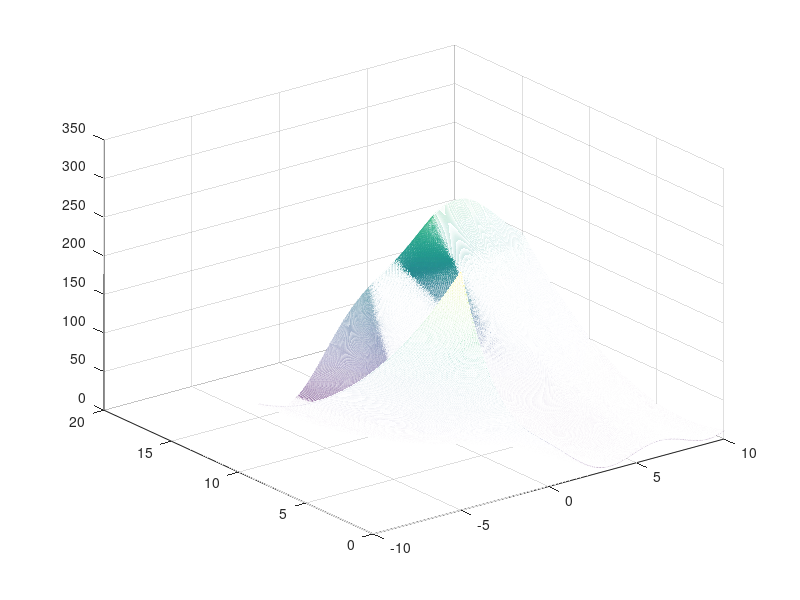
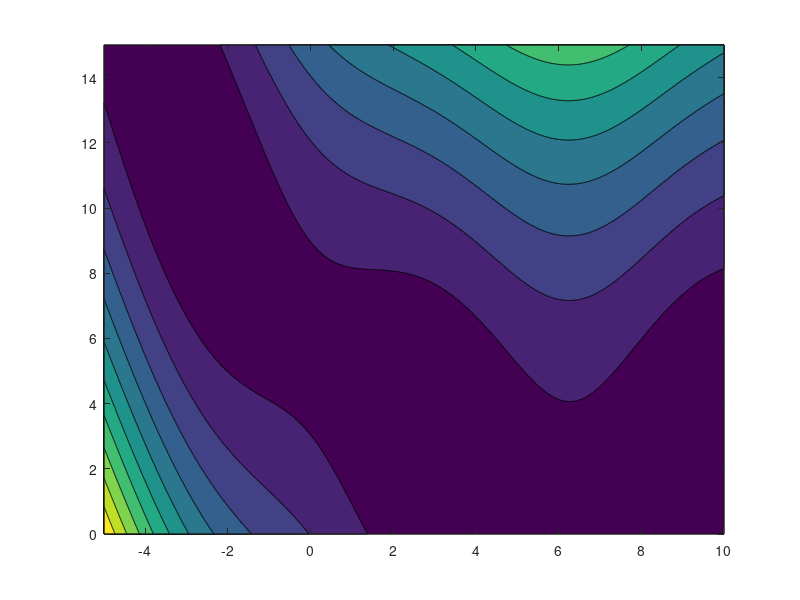

Reproduce these figures in MATLAB, in order. (Note: this script raises an error after producing the figures.)
clear all
close all
clc

X1=-5:0.01:10;
X2= 0:0.01:15;
[x1,x2]=meshgrid(X1,X2);
a=1;
b=5.1/(4*pi^2);
c=5/pi;
d=6;
g=10;
h=1/(8*pi);
F=a*(x2-(b*x1.^2)+(c*x1)-d).^2+g*(1-h)*cos(x1)+g;
realFMin = min(min(F))

mesh(x1,x2,F)
figure
contourf(x1,x2,F)
hold on

%% Newton-Raphson
fprintf('Newton-Raphson Algorithm\n');
x=[-1,1];
%%x=[9,3];
%%x=[-4;10];
epsilon=10^(-3);

tic
%%fprintf('k=1, x1=%f, x2=%f, f(x)=%f\n',x(1),x(2),func(x))
%%plot(x(1),x(2),'r.')
x_next = x-inv(hessianofbranin(x))*gradofbranin(x);
%%fprintf('k=2, x1=%f, x2=%f, f(x)=%f, abs. error=%f\n',x_next(1),x_next(2),func(x_next),abs(func(x_next)-func(x)));
%%plot(x_next(1),x_next(2),'r*');
k=1;
%while(abs(func(x_next)-func(x))>epsilon)
while(norm(gradofbranin(x_next))>epsilon)
   x=x_next;
   x_next=x-inv(hessianofbranin(x))*gradofbranin(x);
   fprintf('k=%d,x1=%f,x2=%f,f(x)=%f, error=%f\n', k , x_next(1),x_next(2),func(x_next),norm(gradofbranin(x_next)))
   plot(x_next(1),x_next(2),'r*')
   k=k+1;
end
toc
title('Newton-Raphson Algorithm')
set(gca,'fontsize',35)
set(findobj(gca, 'Type', 'Line', 'Linestyle', '--'), 'LineWidth', 2);

%% Hestenes-Stiefel Algorithm
fprintf('Hestenes-Stiefel Algorithm\n');
x=[-1,1];
tic
fprintf('k=1, x1=%f, x2=%f,f(x)=%f\n',x(1),x(2),func(x))
g= gradfunc(x);
d=-g;

% alpha argmin procedure
alpha=0:0.01:1;
funcalpha=zeros(length(alpha),1);
for i=1:length(alpha)
    funcalpha(i)=func(x+alpha(i)*d);
end
[val, ind]= min(funcalpha);
alpha = alpha(ind);
% end of alpha procedure

x_next = x+alpha*d;
g_next = gradofbranin(x_next);
beta = (g_next'*(g_next-g))/(d'*(g_next-g));
d_next = -g_next+beta*d;
fprintf('k=2, x1=%f, x2=%f,f(x)=%f, abs. error=%f\n',x_next(1),x_next(2),func(x_next),abs(func(x_next)-func(x)))

k=3;
while(norm(gradofbranin(x_next))>epsilon)
    % if (norm(powellSingularGradient(x_next))=epsilon)
    %     break;
    % end
    x = x_next;
    g = g_next;
    d = d_next;

    % alpha argmin procedure
    alpha=0:0.01:1;
    funcalpha=zeros(length(alpha),1);
    for i=1:length(alpha)
        funcalpha(i)=func(x+alpha(i)*d);
    end
    [val, ind]= min(funcalpha);
    alpha = alpha(ind);
    % end of alpha procedure

    x_next = x+alpha*d;
    g_next = gradofbranin(x_next);
    beta = (g_next'*(g_next-g))/(d'*(g_next-g));
    d_next = -g_next+beta*d;

    fprintf('k=%d, x1=%f, x2=%f,f(x)=%f, abs. error=%f\n',k,x_next(1),x_next(2),func(x_next),abs(func(x_next)-func(x)))
    k=k+1;

    if x==x_next
        break;
    end
end
toc

%% Polak–Ribière Algorithm
fprintf('Polak–Ribière Algorithm\n');
x=[-1,1];
tic
fprintf('k=1, x1=%f, x2=%f,f(x)=%f\n',x(1),x(2),func(x))
g=gradofbranin(x);
d=-g;

% alpha argmin procedure
alpha=0:0.01:1;
funcalpha=zeros(length(alpha),1);
for i=1:length(alpha)
    funcalpha(i)=func(x+alpha(i)*d);
end
[val, ind]= min(funcalpha);
alpha = alpha(ind);
% end of alpha procedure

x_next = x+alpha*d;
g_next = gradofbranin(x_next);
beta = (g_next'*(g_next-g))/((g'*g));
d_next = -g_next+beta*d;
fprintf('k=2, x1=%f, x2=%f,f(x)=%f, abs. error=%f\n',x_next(1),x_next(2),func(x_next),abs(func(x_next)-func(x)))

k=3;
while(norm(gradofbranin(x_next))>epsilon)
    % if (norm(powellSingularGradient(x_next))>epsilon)
    %     break;
    % end
    x = x_next;
    g = g_next;
    d = d_next;

    % alpha argmin procedure
    alpha=0:0.01:1;
    funcalpha=zeros(length(alpha),1);
    for i=1:length(alpha)
        funcalpha(i)=func(x+alpha(i)*d);
    end
    [val, ind]= min(funcalpha);
    alpha = alpha(ind);
    % end of alpha procedure

    x_next = x+alpha*d;
    g_next = gradofbranin(x_next);
    beta = (g_next'*(g_next-g))/((g'*g));
    d_next = -g_next+beta*d;

    fprintf('k=%d, x1=%f, x2=%f,f(x)=%f, abs. error=%f\n',k,x_next(1),x_next(2),func(x_next),abs(func(x_next)-func(x)))
    k=k+1;
    if x==x_next
        break;
    end
end
toc

%% Flecther-Reeves Algorithm
fprintf('Flecther-Reeves Algorithm\n');
x=[-1,1];
tic
fprintf('k=1, x1=%f, x2=%f, f(x)=%f\n',x(1),x(2),func(x))
g=gradofbranin(x);
d=-g;

% alpha argmin procedure
alpha=0:0.01:1;
funcalpha=zeros(length(alpha),1);
for i=1:length(alpha)
    funcalpha(i)=func(x+alpha(i)*d);
end
[val, ind]= min(funcalpha);
alpha = alpha(ind);
% end of alpha procedure

x_next = x+alpha*d;
g_next = gradofbranin(x_next);
beta = (g_next'*g_next)/(g'*g);
d_next = -g_next+beta*d;
fprintf('k=2, x1=%f, x2=%f,f(x)=%f, abs. error=%f\n',x_next(1),x_next(2),func(x_next),abs(func(x_next)-func(x)))

k=3;
while(norm(gradofbranin(x_next))>epsilon)
    % if (norm(powellSingularGradient(x_next))>epsilon)
    %     break;
    % end
    x = x_next;
    g = g_next;
    d = d_next;

    % alpha argmin procedure
    alpha=0:0.01:1;
    funcalpha=zeros(length(alpha),1);
    for i=1:length(alpha)
        funcalpha(i)=func(x+alpha(i)*d);
    end
    [val, ind]= min(funcalpha);
    alpha = alpha(ind);
    % end of alpha procedure

    x_next = x+alpha*d;
    g_next = gradofbranin(x_next);
    beta = (g_next'*g_next)/(g'*g);
    d_next = -g_next+beta*d;

    fprintf('k=%d, x1=%f, x2=%f,f(x)=%f, abs. error=%f\n',k,x_next(1),x_next(2),func(x_next),abs(func(x_next)-func(x)))
    k=k+1;
    if x==x_next
        break;
    end
end
toc


